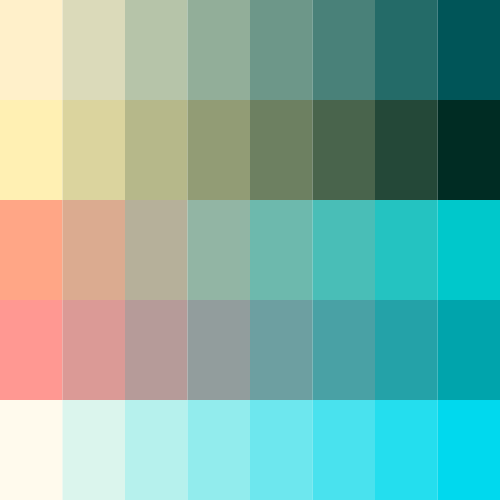
Frame 1 (no input)
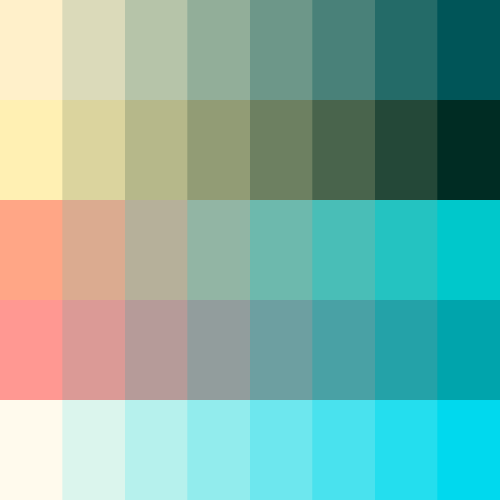
Frame 60 (no input)
Frame 120 (the mouse pressed at the canvas centre since frame 60): identical to frame 60, image omitted

The p5.js sketch that drew these frames (run headless with seeded random() and noise() and a simulated clock; from frame 60 on, the mouse is pressed at the canvas centre):

// p5.js sketch
// ── sketch.js
'use strict';

var tileX = 8;
var tileY = 5;

var coloursLeft = []
var coloursRight = [];
var colours = [];

// Declare a variable for the shortest interpolation
var interpolateShortest = true;

function setup() {
    createCanvas(500, 500);
    colorMode(HSB, 360, 100, 100);
    noStroke();
    shakeColors();
}

function draw() {

    var interCol;
    colours = [];

    var tileWidth = width / tileX;
    var tileHeight = height / tileY;

    for (var gridY = 0; gridY < tileY; gridY++) {
        var col1 = coloursLeft[gridY];
        var col2 = coloursRight[gridY];

        for (var gridX = 0; gridX < tileX; gridX++) {
            var amount = map(gridX, 0, tileX - 1, 0, 1);

            /** If statement that changes the colour mode 
             * and smooths the interpolation between colours */
            if (interpolateShortest) {
                // Change colour mode to RGB
                colorMode(RGB);
                interCol = lerpColor(col1, col2, amount);
                // Change colour mode back to HSB
                colorMode(HSB);
            } else {
                interCol = lerpColor(col1, col2, amount);
            }

            fill(interCol);

            var posX = tileWidth * gridX;
            var posY = tileHeight * gridY;
            rect(posX, posY, tileWidth, tileHeight);

            colours.push(interCol);
        }
    }
}

function shakeColors() {
    for (var i = 0; i < tileY; i++) {
        coloursLeft[i] = color(random(0, 60), random(0, 100), 100);
        coloursRight[i] = color(random(160, 190), 100, random(0, 100));
    }
}

function mouseReleased() {
    shakeColors();
}
